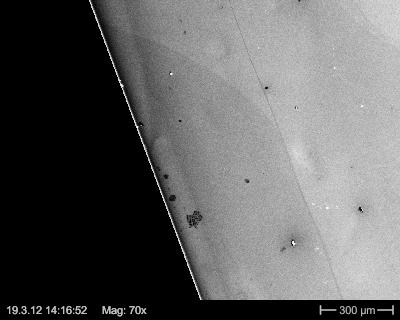
#> input picture VideoAndFrames/1.jpg, 400 x 320 px
$ jupyter execute SampleEdgeDetection.ipynb   (older library calls are emulated)
#> lines starting #> are read from the running program, lines starting #| are printed output that depends on the picture; after the words box and inside, x2 and y2 are one past the last pixel; in counts of white or black regions, pixels touching at a corner belong together
[cell 1]
import cv2
import numpy as np
import matplotlib.pyplot as plt
from PIL import Image

img = cv2.imread('VideoAndFrames/1.jpg', -1)
#> img is the input picture: shape (320, 400, 3); min 0, max 255, mean 96
plt.imshow(img)
img = cv2.medianBlur(img, 5)
#plt.imshow(img)
#img = cv2.cvtColor(img, cv2.COLOR_RGB2HSV)


kernely = np.array([[1,1,1],[0,0,0],[-1,-1,-1]])
kernelx = np.array([[1,0,-1],[1,0,-1],[1,0,-1]])
edges_x = cv2.filter2D(img,cv2.CV_8U,kernelx)
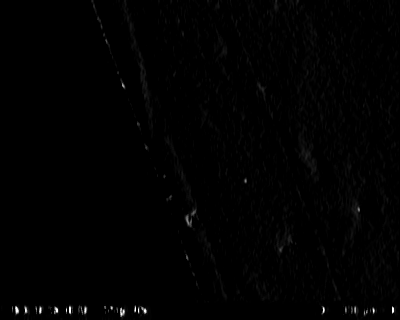
#> edges_x: shape (320, 400, 3); min 0, max 255, mean 1.5
edges_y = cv2.filter2D(img,cv2.CV_8U,kernely)
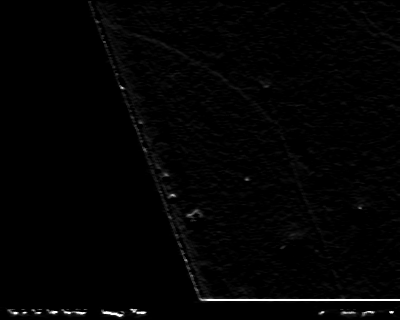
#> edges_y: shape (320, 400, 3); min 0, max 255, mean 3.3

edges_y = edges_y[:,:,0] > 5
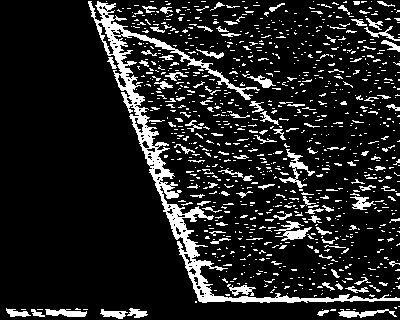
#> edges_y: shape (320, 400) bool; 13.4% white; 1019 white regions (895 under 20 px), largest, box (x1, y1, x2, y2) and area: (88, 1, 400, 303) 6095, (279, 149, 315, 188) 332, (274, 221, 312, 241) 317
plt.imshow(edges_y, cmap='jet'); plt.show()
#> after `plt.imshow(edges_y, cmap='jet')`:
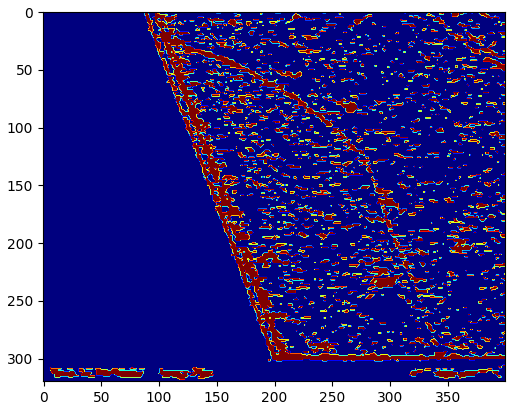
#> figure drawn by matplotlib, 1 panel
